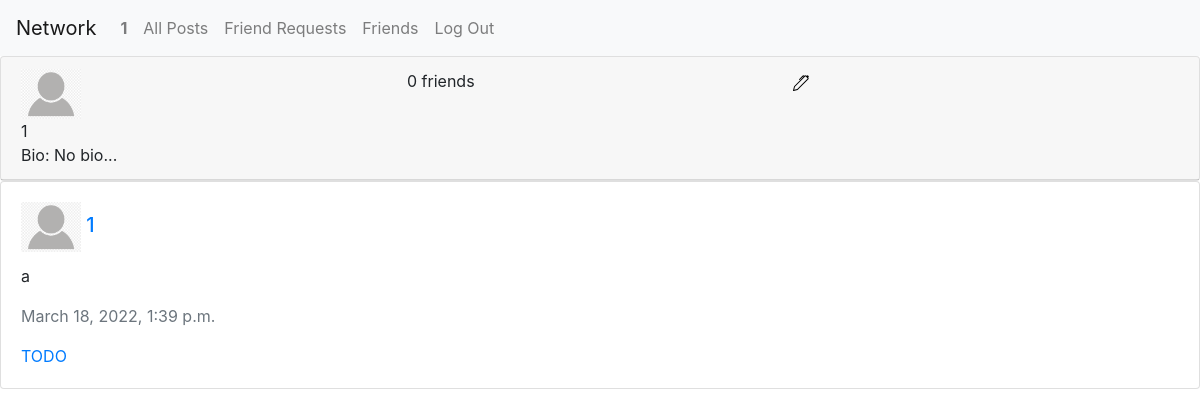
The app's page /profile/10 (signed in), older data.
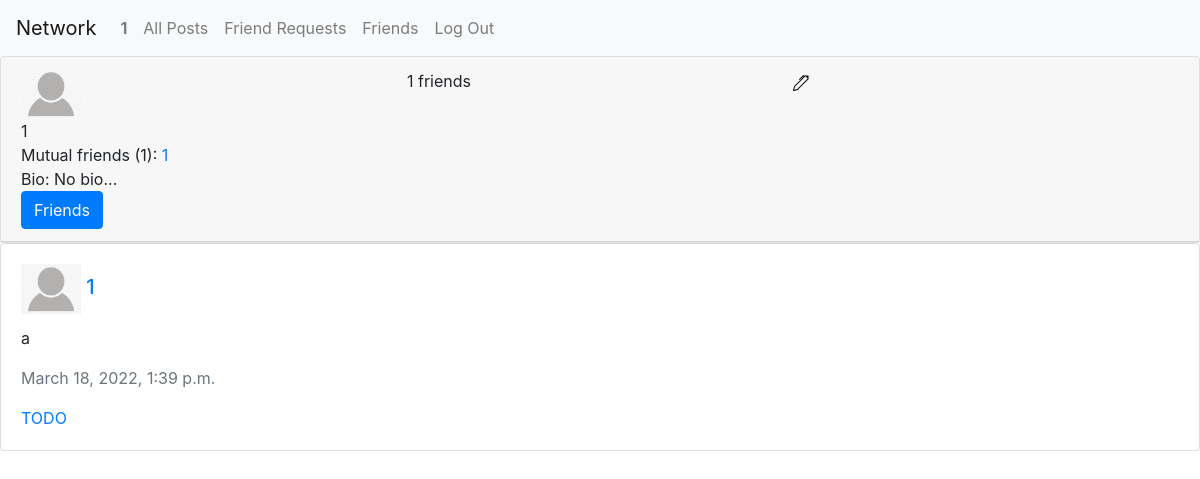
The same page, newer data.
### network/models.py (models this page shows)
class User(AbstractUser):
    pass

class UserProfile(models.Model):
    user = models.OneToOneField(User, primary_key=True, related_name="profile", on_delete=models.CASCADE)
    name = models.CharField(blank=True, null=True, max_length=64)
    bio = models.TextField(blank=True, default="No bio...")
    picture = models.ImageField(default="default_icon_2.png", blank=True, null=True)
    friends = models.ManyToManyField(User, blank=True, related_name="friends")

class Post(models.Model):
    author = models.ForeignKey(UserProfile, on_delete=models.CASCADE)
    description = models.CharField(max_length=64)
    timestamp = models.DateTimeField(default=timezone.now)

### network/views.py (the view)
# urls.py: path("profile/<int:profile_id>", views.show_profile, name="profile"),
def show_profile(request, profile_id):
    try:
        profile = UserProfile.objects.get(pk=profile_id)
        context = {
            "profile": profile,
            "posts": Post.objects.filter(author=profile).order_by('-timestamp'),
            "friend_request_available": not request.user.is_anonymous and not profile.user in request.user.profile.friends.all() and profile.user != request.user,
            "currently_friended": not request.user.is_anonymous and profile.user in request.user.profile.friends.all(),
            "friend_request_available": not request.user.is_anonymous and profile.user != request.user and not profile.user in request.user.profile.friends.all(),
        }
        if request.user.is_authenticated:
            context["self_in_friend_request"] = self_in_friend_request(profile.user, request.user)
            context["self_in_profile_friend_request"] = self_in_profile_friend_request(request.user, profile.user)
            context["mutual_friends"] = mutual_friends(request.user.profile, profile)
            context["mutual_friends_amount"] = mutual_friends(request.user.profile, profile).count()
            if self_in_profile_friend_request(request.user, profile.user):
                friend_request = FriendRequest.objects.get(to_user=request.user, from_user=profile.user)
                context["friend_request_id"] = friend_request.id
    except UserProfile.DoesNotExist:
        return JsonResponse({"error": "User matching query does not exist."})
    return render(request, "network/profile.html", context)

### network/views.py (called while the page is built)
def mutual_friends(request_user, profile):
    profile_friends = profile.friends.all()
    friends_with_profile = profile_friends.values_list('pk', flat=True)
    mutual_friends_of_request_user = request_user.friends.filter(pk__in=friends_with_profile)
    return mutual_friends_of_request_user

def self_in_friend_request(to_user, from_user):
    try:
        FriendRequest.objects.get(to_user=to_user, from_user=from_user)
        return True
    except FriendRequest.DoesNotExist:
        return False

def self_in_profile_friend_request(to_user, from_user):
    try:
        FriendRequest.objects.get(to_user=to_user, from_user=from_user)
        return True
    except FriendRequest.DoesNotExist:
        return False

### network/templates/network/profile.html (shortened to what this page needs)
{% extends "network/layout.html" %} {% load static %}
{% block body %}
    <div id="profile">
        <div class="card">
            <div class="card-header">
                <div>
                    <img class="profile_picture" src="{{ profile.picture.url }}" alt="Profile Picture">
                    <div class="profile-username">
                        {{ profile.user.username }}
                    </div>
                    <div class="profile-mutual-friends">
                        {% for mutual_friend in mutual_friends %}
                            Mutual friends ({{ mutual_friends_amount }}):
                            <a href="{% url 'profile' mutual_friend.id %}">{{ mutual_friend }}</a>
                        {% endfor %}
                    </div>
                    <div class="profile-bio">
                        Bio: {{ profile.bio }}
                    </div>
                    {% if friend_request_available or self_in_friend_request or currently_friended or self_in_profile_friend_request %}
                        {% if currently_friended %}
                            <button type="button" class="btn btn-primary" id="remove_friend_button" data-profile_id="{{ profile.user.id }}">Friends</button>
                        {% elif self_in_friend_request %}
                            <button type="button" class="btn btn-primary" id="cancel_friend_request_button" data-profile_id="{{ profile.user.id }}">Cancel Request</button>
                        {% else %}
                            <button type="button" class="btn btn-primary" id="send_friend_request_button" data-profile_id="{{ profile.user.id }}">Add Friend</button>
                        {% endif %}
                    {% endif %}
                </div>
                <div>
                    <span id="friends_amount">{{ profile.friends.count }}</span>
                    <span>friends</span>
                </div>
                <div>
                    {% if request.user == profile.user %}
                        <a href="{% url 'edit_profile' profile.user.id %}">
                            <img src="{% static 'network/images/pen.svg' %}" alt="Profile Edit Button">
                        </a>
                    {% endif %}
                </div>
            </div>
        </div>
    </div>
    {% for post in posts %}
        {% include "network/posts.html" %}
    {% empty %}
        <div>No posts.</div>
    {% endfor %}
{% endblock body %}

### network/templates/network/layout.html (shortened to what this page needs)
{% load static %}
<!DOCTYPE html>
<html lang="en">
<head>
    <link rel="stylesheet" href="https://stackpath.bootstrapcdn.com/bootstrap/4.4.1/css/bootstrap.min.css">
    <link rel="stylesheet" href="{% static 'network/css/styles.css' %}">
</head>
<body>
    <nav class="navbar navbar-expand-lg navbar-light bg-light">
        <a class="navbar-brand" href="#">Network</a>
        <div>
            <ul class="navbar-nav mr-auto">
                {% if user.is_authenticated %}
                <li class="nav-item">
                    <a class="nav-link" href="{% url 'profile' user.id %}" id="profile"><strong>{{ user.username }}</strong></a>
                </li>
                {% endif %}
                <li class="nav-item">
                    <a class="nav-link" href="{% url 'index' %}">All Posts</a>
                </li>
                {% if user.is_authenticated %}
                <li class="nav-item">
                    <a class="nav-link" href="{% url 'friend_requests' %}">Friend Requests</a>
                </li>
                <li class="nav-item">
                    <a class="nav-link" href="{% url 'friends' user.id %}">Friends</a>
                </li>
                <li class="nav-item">
                    <a class="nav-link" href="{% url 'logout' %}">Log Out</a>
                </li>
                {% endif %}
            </ul>
        </div>
    </nav>
    <div class="body">
        {% block body %}
        {% endblock %}
    </div>
</body>
</html>

### network/templates/network/posts.html
{% load static %}
<div class="card">
    <div class="card-body">
        <h5 class="card-title">
            <img class="profile_picture" src="{{ post.author.picture.url }}" alt="Post Auhor Profile Picture">
            <a href="{% url 'profile' post.author.user.id %}">{{ post.author.user.username }}</a>
        </h5>
        <p class="card-text">{{ post.description }}</p>
        <p class="card-text text-muted">{{ post.timestamp }}</p>
        <a href="#" class="card-link">TODO</a>
    </div>
</div>

### network/static/network/css/styles.css (style rules this page uses)
.card-header { display: flex; }
.card-header > div { flex: 1; }
.profile_picture { width: 60px; height: 50px; }

Row changes from the older to the newer data that the page shows:
now on one of the page's lists (row edited): User: username "1"
changed UserProfile "No bio...": friends.count "0" → "1"
Text that changed along with them:
text now shown: "Friends"
